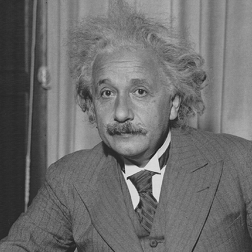
%> input picture Homework2/einstein.tif, 252 x 252 px
$ octave Q5.m   (GNU Octave 9; MATLAB toolbox functions it lacks are replaced by stand-ins)
%> lines starting %> are read from the running program, lines starting %| are printed output that depends on the picture
clear;
clc;
image = imread('einstein.tif');
%> image is the input picture: size 252x252 uint8; min 23, max 237, mean 109.6
image = double(image);
%> image: size 252x252 double
[row, column] = size(image);
%> row = 252; column = 252

%% Main
for D = [3, 7]
    main(image, D, row, column);
end
%> this loop made 2 passes
%> pass 1, in main, `downsampled = downsample(image, D);`:
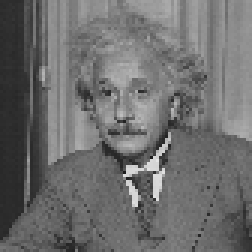
%> downsampled: size 84x84 double (shown 3 times larger); min 28, max 228, mean 109.6
%> pass 1, in main, `upsampledBili = bili(upsampled, D, row, column);`:
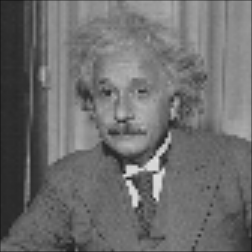
%> upsampledBili: size 252x252 double; min 20.44, max 228, mean 109.1

function [] = main(image, D, row, column)
    % Assign
    downsampled = downsample(image, D);
    upsampled = upsampleZero(downsampled, D, row, column);
    upsampledNear = near(upsampled, D, row, column);
    upsampledBili = bili(upsampled, D, row, column);
    % Figures
    figure('Name', ['D = ', num2str(D)]);
    subplot(2, 2, 1);
    imshow(uint8(image));
    title('Original');
    subplot(2, 2, 2);
    imshow(uint8(upsampled));
    title('Upsampled');
    subplot(2, 2, 3);
    imshow(uint8(upsampledNear));
    title('Nearest Neighbor');
    subplot(2, 2, 4);
    imshow(uint8(upsampledBili));
    title('Bilinear');
end

%% Functions
% Nearest Neighbor
function upsampledNear = near(upsampled, D, row, column)
    kernel = nearGen(D);
    upsampledNear = upsampled;
    for i = 1:row
        upsampledNear(i, :) = conv(upsampledNear(i, :), kernel, 'same');
    end
    kernel = kernel';
    for i = 1:column
        upsampledNear(:, i) = conv(upsampledNear(:, i), kernel, 'same');
    end
end

% Bilinear Interpolation
function upsampledBili = bili(upsampled, D, row, column)
    kernel = biliGen(D);
    upsampledBili = upsampled;
    for i = 1:row
        upsampledBili(i, :) = conv(upsampledBili(i, :), kernel, 'same');
    end
    kernel = kernel';
    for i = 1:column
        upsampledBili(:, i) = conv(upsampledBili(:, i), kernel, 'same');
    end
end

% Downsample
function output = downsample(input, D)
    [row, column] = size(input);
    sizeOutput = floor((row-(D+1)/2)/D)+1;
    output = zeros(sizeOutput, sizeOutput);
    i = (D + 1) / 2;
    while (i < row)
        j = (D + 1) / 2;
        while (j < column)
            output(ceil(i/3), ceil(j/3)) = input(i, j);
            j = j + D;
        end
        i = i + D;
    end
end

% Upsample
function output = upsampleZero(input, D, oriRow, oriCol)
    output = zeros(oriRow, oriCol);
    i = (D + 1) / 2;
    while (i < oriRow)
        j = (D + 1) / 2;
        while (j < oriCol)
            output(i, j) = input(ceil(i/3), ceil(j/3));
            j = j + D;
        end
        i = i + D;
    end
end

% Near kernel generator
function output = nearGen(D)
    output = ones(1, D);
end

% Bili kernel generator
function output = biliGen(D)
    output = ones(1, 2 * D - 1);
    for i = 1:2 * D - 1
        output(1, i) = output(1, i) - abs(i - D) / D;
    end
end

$ run again, with Homework2/bridge.tif copied over Homework2/einstein.tif
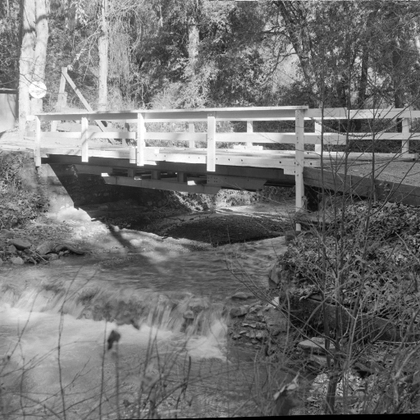
%> input picture Homework2/bridge.tif, 420 x 420 px, shrunk from 512 x 512 before the run
%> image is the input picture: size 420x420 uint8; min 0, max 255, mean 114.2
%> image: size 420x420 double
%> the loop `for D = [3, 7]` made 2 passes
%> pass 1, in main, `downsampled = downsample(image, D);`:
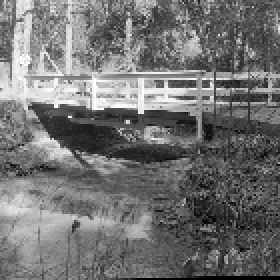
%> downsampled: size 140x140 double (shown 2 times larger); min 0, max 255, mean 114.2
%> pass 1, in main, `upsampledBili = bili(upsampled, D, row, column);`:
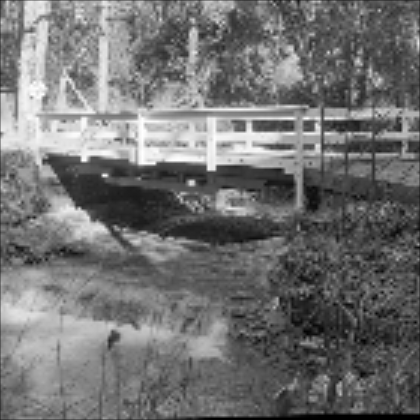
%> upsampledBili: size 420x420 double; min 0, max 255, mean 113.8; drawn with min black and max white

$ run again, with Homework2/slope.tif copied over Homework2/einstein.tif
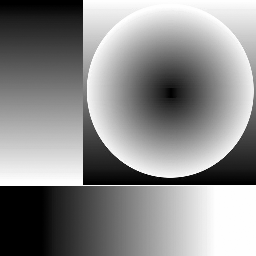
%> input picture Homework2/slope.tif, 256 x 256 px
%> image is the input picture: size 256x256 uint8; min 0, max 254, mean 140.8
%> image: size 256x256 double
%> the loop `for D = [3, 7]` made 2 passes
%> pass 1, in main, `upsampledBili = bili(upsampled, D, row, column);`:
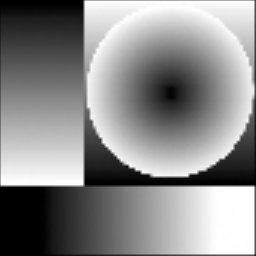
%> upsampledBili: size 256x256 double; min 0, max 254, mean 138.6
